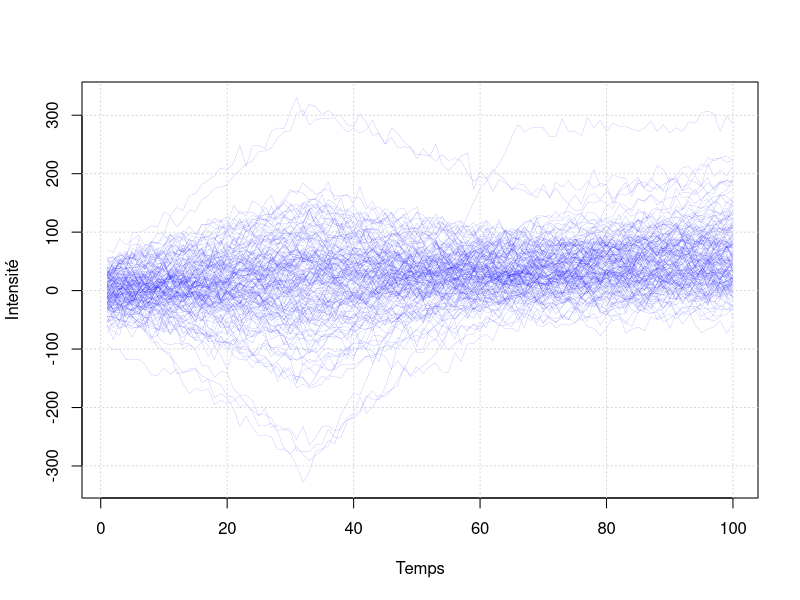
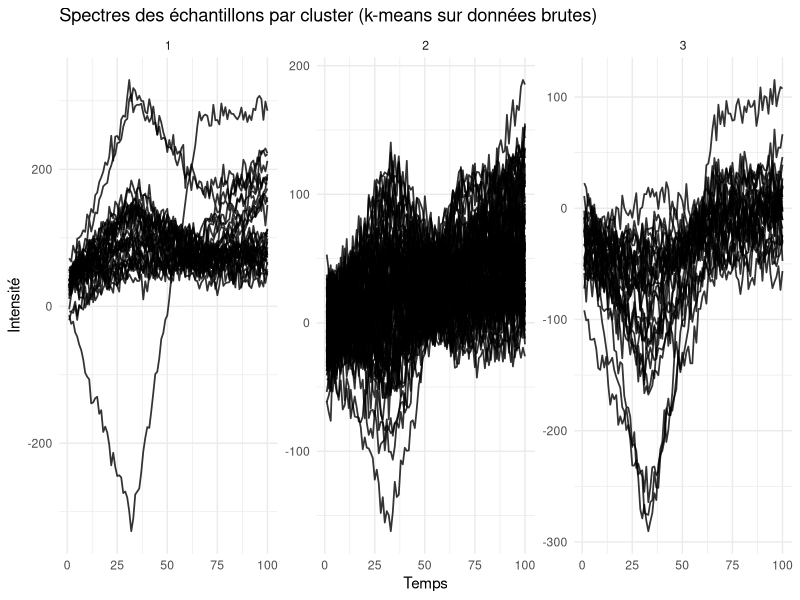
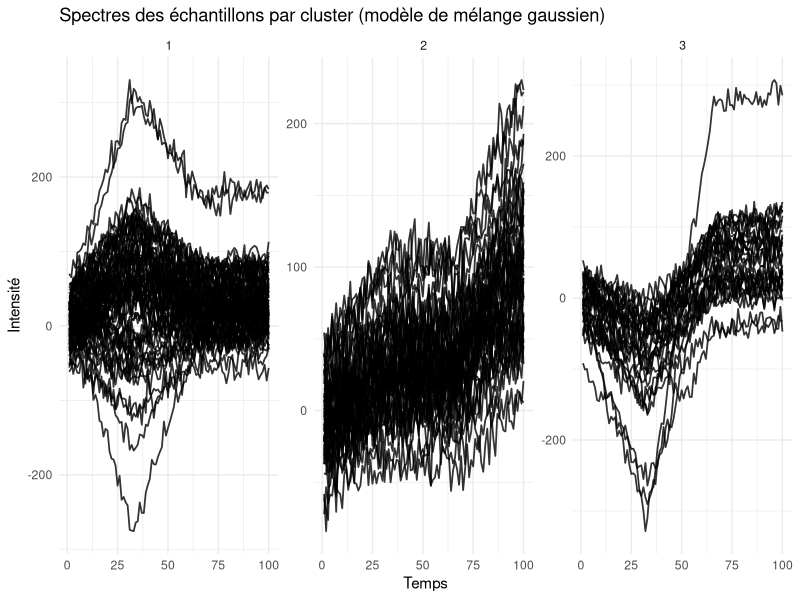

The R script that drew these images, in order:
## ---- chunk 1
library(tidyverse)

#Importation des données
df <- read.table("data/data2.csv",header=TRUE,sep=";",dec=".")

#Conversion des colonnes en numériques 
df[,1:101] <- lapply(df[,1:101],as.numeric)

#Représentation des courbes
matrice_y <- as.matrix(df[,-1]) #on retire la première colonne
t_signal <- t(matrice_y)


seq_t <- seq(1,100,1)

matplot(seq_t,t_signal,type="l",lwd=0.1,col="blue",lty=1,
        xlab= "Temps", ylab ="Intensité")
grid()
## ---- chunk 2
#k-means sur les données brutes

set.seed(123)
res_kmeans <- kmeans(scale(df[,-1]),centers = 3)
cluster_kmeans <- res_kmeans$cluster

df_kmeans <- df %>% mutate(cluster = cluster_kmeans)

dt_long <- df_kmeans %>% pivot_longer(cols = starts_with("V"),
                                      names_to = "temps",
                                      values_to = "intensite")

dt_long$temps <- as.numeric(sub("V", "", dt_long$temps))

# Visualisation des spectres par cluster k-means
ggplot(dt_long, aes(x = temps, y = intensite, group = X)) +
geom_line(alpha = 0.8, linewidth = 0.6) +
facet_wrap(~ cluster, scales = "free_y") +
labs(
title = "Spectres des échantillons par cluster (k-means sur données brutes)",
x = "Temps",
y = "Intensité"
) +
theme_minimal() +
theme(legend.position = "none")
## ---- chunk 3
# Séparation des données en 3 segments : 1/3, 2/3 et fin
# (ici colonnes 2:34, 35:67, 68:101 à adapter à la structure réelle)

data_1 <- df[, 2:34]    # segment 1 (33 points)
data_2 <- df[, 35:67]   # segment 2 (33 points)
data_3 <- df[, 68:101]  # segment 3 (34 points)

# Séquences de temps pour chaque segment

seq_1 <- 1:ncol(data_1)   # 1 à 33
seq_2 <- 1:ncol(data_2)   # 1 à 33
seq_3 <- 1:ncol(data_3)   # 1 à 34

# Vecteurs pour stocker les coefficients directeurs

n_ind <- nrow(df_kmeans)
coef_1 <- rep(NA, n_ind)
coef_2 <- rep(NA, n_ind)
coef_3 <- rep(NA, n_ind)

# Boucle des régressions linéaires (lm) pour chaque individu et chaque segment

for (i in 1:n_ind) {

# Segment 1

m1 <- lm(as.numeric(data_1[i, ]) ~ seq_1)
coef_1[i] <- coef(m1)[2]

# Segment 2

m2 <- lm(as.numeric(data_2[i, ]) ~ seq_2)
coef_2[i] <- coef(m2)[2]

# Segment 3

m3 <- lm(as.numeric(data_3[i, ]) ~ seq_3)
coef_3[i] <- coef(m3)[2]
}

# Matrice finale de features (150 x 3 ici)
extraction_features <- as.data.frame(cbind(coef_1, coef_2, coef_3))
colnames(extraction_features) <- c("pente_seg1", "pente_seg2", "pente_seg3")

summary(extraction_features)
## ---- chunk 4
library(mclust)

# Modèle de mélange gaussien sur les 3 features

modele_mclust <- Mclust(extraction_features, G = 3)
summary(modele_mclust)

# Classement final des courbes
clusters_mclust <- modele_mclust$classification
extraction_features$cluster_mclust <- as.factor(clusters_mclust)

# On rattache les clusters mclust aux courbes d'origine
df_kmeans$cluster_mclust <- as.factor(clusters_mclust)

# Visualisation des courbes par cluster mclust
dt_long_mclust <- df_kmeans %>%
select(-cluster) %>%        # on peut enlever l'ancien cluster k-means
pivot_longer(
cols = starts_with("V"),
names_to = "temps",
values_to = "intensite"
)

dt_long_mclust$temps <- as.numeric(sub("V", "", dt_long_mclust$temps))

ggplot(dt_long_mclust, aes(x = temps, y = intensite, group = X)) +
geom_line(alpha = 0.8, linewidth = 0.6) +
facet_wrap(~ cluster_mclust, scales = "free_y") +
labs(
title = "Spectres des échantillons par cluster (modèle de mélange gaussien)",
x = "Temps",
y = "Intensité"
) +
theme_minimal() +
theme(legend.position = "none")
